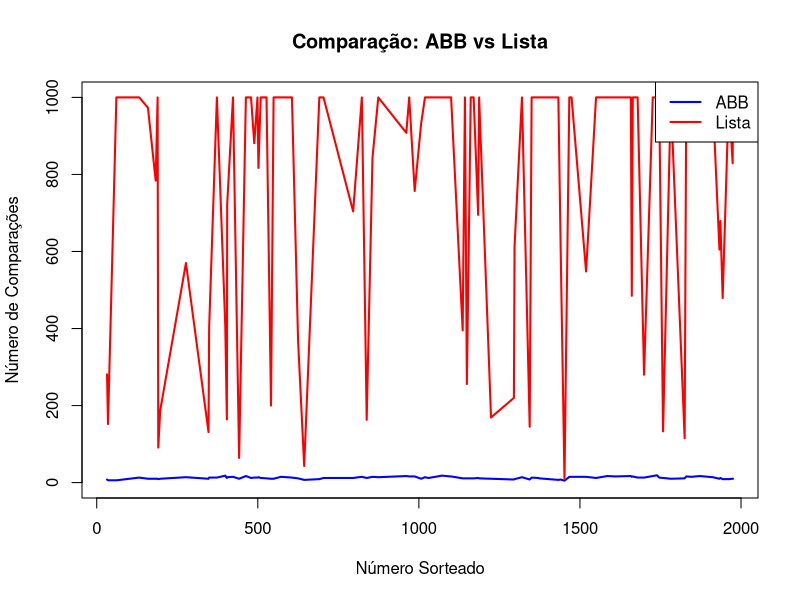

R code for this plot:
dados <- read.csv("resultados.csv")

dados_ordenados <- dados[order(dados$numero_sorteado), ]

limite_y <- max(dados_ordenados$comparacoes_abb, dados_ordenados$comparacoes_lista)

plot(dados_ordenados$numero_sorteado, dados_ordenados$comparacoes_abb, type = "l", col = "blue", lwd = 2,
    xlab = "Número Sorteado", ylab = "Número de Comparações",
    main = "Comparação: ABB vs Lista", 
    ylim = c(0,limite_y))

lines(dados_ordenados$numero_sorteado, dados_ordenados$comparacoes_lista, col = "red", lwd = 2)

legend("topright", legend = c("ABB", "Lista"), col = c("blue", "red"), lwd = 2)
